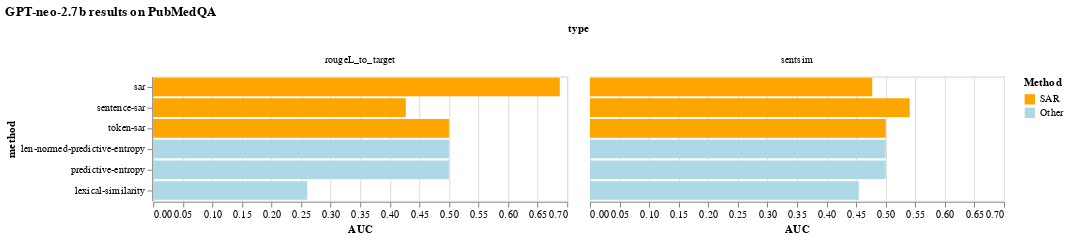

The cell this chart's notebook holds for it:
### Markdown cell above
#### GPT-NEO

### Code cell
txt_to_csv("gpt-neo")
gpt_df = pd.read_csv("uncertainty_estimation_results_gpt-neo.csv")
gpt_df["Method"] = ["SAR" if "sar" in method else "Other" for method in gpt_df["method"]]

alt.Chart(gpt_df, title="GPT-neo-2.7b results on PubMedQA").mark_bar().encode(
    alt.Column("type"),
    alt.Y("method", sort=None),
    alt.X("AUC"),
    color=alt.Color("Method", scale=alt.Scale(domain=("SAR", "Other"), range=["orange", "lightblue"]))
)

### Figure 1 — Vega-Lite specification as saved in the notebook (floating-point values rounded to 4 significant figures)
{"config": {"view": {"continuousWidth": 400, "continuousHeight": 300}}, "data": {"name": "data-013b98b0efa365f4e3d3d922f0b7e553"}, "mark": "bar", "encoding": {"color": {"field": "Method", "scale": {"domain": ["SAR", "Other"], "range": ["orange", "lightblue"]}, "type": "nominal"}, "column": {"field": "type", "type": "nominal"}, "x": {"field": "AUC", "type": "quantitative"}, "y": {"field": "method", "sort": null, "type": "nominal"}}, "title": "GPT-neo-2.7b results on PubMedQA", "$schema": "https://vega.github.io/schema/vega-lite/v4.17.0.json", "datasets": {"data-013b98b0efa365f4e3d3d922f0b7e553": [{"accuracy": 0.04, "method": "sar", "type": "rougeL_to_target", "threshold": 0.5, "AUC": 0.6875, "Method": "SAR"}, {"accuracy": 0.44, "method": "sar", "type": "sentsim", "threshold": 0.5, "AUC": 0.4773, "Method": "SAR"}, {"accuracy": 0.04, "method": "sentence-sar", "type": "rougeL_to_target", "threshold": 0.5, "AUC": 0.4271, "Method": "SAR"}, {"accuracy": 0.44, "method": "sentence-sar", "type": "sentsim", "threshold": 0.5, "AUC": 0.5406, "Method": "SAR"}, {"accuracy": 0.04, "method": "token-sar", "type": "rougeL_to_target", "threshold": 0.5, "AUC": 0.5, "Method": "SAR"}, {"accuracy": 0.44, "method": "token-sar", "type": "sentsim", "threshold": 0.5, "AUC": 0.5, "Method": "SAR"}, {"accuracy": 0.04, "method": "len-normed-predictive-entropy", "type": "rougeL_to_target", "threshold": 0.5, "AUC": 0.5, "Method": "Other"}, {"accuracy": 0.44, "method": "len-normed-predictive-entropy", "type": "sentsim", "threshold": 0.5, "AUC": 0.5, "Method": "Other"}, {"accuracy": 0.04, "method": "predictive-entropy", "type": "rougeL_to_target", "threshold": 0.5, "AUC": 0.5, "Method": "Other"}, {"accuracy": 0.44, "method": "predictive-entropy", "type": "sentsim", "threshold": 0.5, "AUC": 0.5, "Method": "Other"}, {"accuracy": 0.04, "method": "lexical-similarity", "type": "rougeL_to_target", "threshold": 0.5, "AUC": 0.2604, "Method": "Other"}, {"accuracy": 0.44, "method": "lexical-similarity", "type": "sentsim", "threshold": 0.5, "AUC": 0.4545, "Method": "Other"}]}}
